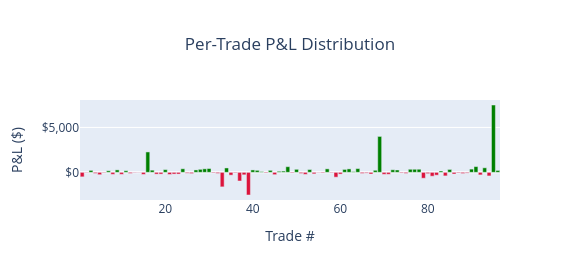

Notebook source saved alongside this figure:
### Markdown cell above
### Per-Trade P&L Distribution

### Code cell
report.plot_pnl_dist()

### Figure 1 — Plotly figure (JSON) as saved in the notebook; plotly's stock layout.template omitted (floating-point values rounded to 4 significant figures; data arrays with more than 128 entries replaced by an {"elided": "..."} marker saying what was removed)
{"data": [{"customdata": {"elided": "96x2 str values"}, "hovertemplate": "Trade #: %{x}<br>P&L: $%{y:,.0f}<br>Exit type: %{customdata[0]}<br>Leg: %{customdata[1]}<br><extra></extra>", "marker": {"color": ["crimson", "crimson", "green", "crimson", "crimson", "crimson", "green", "crimson", "green", "crimson", "green", "crimson", "crimson", "crimson", "crimson", "green", "green", "crimson", "crimson", "green", "crimson", "crimson", "crimson", "green", "crimson", "crimson", "green", "green", "green", "green", "crimson", "crimson", "crimson", "green", "crimson", "crimson", "crimson", "crimson", "crimson", "green", "green", "green", "crimson", "green", "crimson", "green", "green", "green", "crimson", "green", "crimson", "crimson", "green", "crimson", "crimson", "crimson", "green", "crimson", "crimson", "crimson", "green", "green", "green", "green", "crimson", "crimson", "crimson", "green", "green", "crimson", "crimson", "green", "green", "crimson", "crimson", "green", "green", "green", "crimson", "crimson", "crimson", "crimson", "green", "crimson", "green", "crimson", "crimson", "crimson", "crimson", "green", "green", "crimson", "green", "crimson", "green", "green"]}, "showlegend": false, "type": "bar", "x": [1, 2, 3, 4, 5, 6, 7, 8, 9, 10, 11, 12, 13, 14, 15, 16, 17, 18, 19, 20, 21, 22, 23, 24, 25, 26, 27, 28, 29, 30, 31, 32, 33, 34, 35, 36, 37, 38, 39, 40, 41, 42, 43, 44, 45, 46, 47, 48, 49, 50, 51, 52, 53, 54, 55, 56, 57, 58, 59, 60, 61, 62, 63, 64, 65, 66, 67, 68, 69, 70, 71, 72, 73, 74, 75, 76, 77, 78, 79, 80, 81, 82, 83, 84, 85, 86, 87, 88, 89, 90, 91, 92, 93, 94, 95, 96], "y": [-503.0, -44.5, 218.5, -118.0, -264.0, -60.5, 174.5, -224.0, 271.5, -221.0, 179.5, -124.0, -47.5, -34.0, -229.0, 2271.0, 241.0, -199.0, -195.5, 301.5, -238.0, -192.5, -190.5, 395.5, -97.0, -138.5, 265.0, 335.5, 390.0, 425.5, -73.5, -119.5, -1620.0, 488.0, -314.0, -65.0, -966.5, -279.0, -2525.0, 266.5, 222.0, 82.5, -76.5, 222.5, -260.5, 117.5, 139.0, 627.5, -74.0, 335.5, -128.0, -224.0, 311.5, -169.0, -41.0, -76.0, 387.0, -58.0, -539.5, -196.0, 323.0, 382.5, 81.0, 416.0, -124.5, -89.0, -189.5, 228.0, 4002.0, -220.5, -215.5, 283.5, 262.5, -79.0, -119.0, 341.0, 341.5, 344.0, -656.5, -144.0, -431.0, -316.5, 148.0, -398.0, 320.5, -185.0, -76.5, -134.5, -87.0, 360.0, 639.5, -288.0, 505.0, -401.5, 7501.0, 211.5]}], "layout": {"bargap": 0.1, "height": 280, "title": {"text": "Per-Trade P&L Distribution", "x": 0.5}, "width": 580, "xaxis": {"title": {"text": "Trade #"}}, "yaxis": {"tickformat": "$,.0f", "title": {"text": "P&L ($)"}}}}
